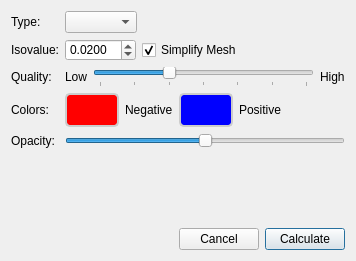
<?xml version="1.0" encoding="UTF-8"?>
<ui version="4.0">
 <class>MolecularSurfacesConfigurator</class>
 <widget class="QDialog" name="MolecularSurfacesConfigurator">
  <property name="geometry">
   <rect>
    <x>0</x>
    <y>0</y>
    <width>356</width>
    <height>261</height>
   </rect>
  </property>
  <property name="sizePolicy">
   <sizepolicy hsizetype="Expanding" vsizetype="Expanding">
    <horstretch>0</horstretch>
    <verstretch>0</verstretch>
   </sizepolicy>
  </property>
  <property name="windowTitle">
   <string>Add Surface</string>
  </property>
  <property name="styleSheet">
   <string>QToolButton {
   color: #333;
   background-color: #666;
   border-width: 2px;
   border-color: #CCC;
   border-style: solid;
   border-radius: 5;
   padding: 0px;
   min-width: 50px;
   max-width: 50px;
   min-height: 30px;
   max-height: 30px;
}

QToolButton:pressed {
   border-color: #222;
}
</string>
  </property>
  <layout class="QHBoxLayout" name="horizontalLayout_5" stretch="1">
   <item>
    <layout class="QGridLayout" name="gridLayout_2">
     <item row="3" column="1">
      <layout class="QHBoxLayout" name="horizontalLayout_4">
       <item>
        <widget class="QToolButton" name="negativeColorButton">
         <property name="styleSheet">
          <string notr="true">QToolButton {
   background-color: rgb(255, 0, 0);
}</string>
         </property>
         <property name="text">
          <string/>
         </property>
         <property name="iconSize">
          <size>
           <width>32</width>
           <height>16</height>
          </size>
         </property>
        </widget>
       </item>
       <item>
        <widget class="QLabel" name="negativeLabel">
         <property name="text">
          <string>Negative</string>
         </property>
        </widget>
       </item>
       <item>
        <widget class="QToolButton" name="positiveColorButton">
         <property name="styleSheet">
          <string notr="true">QToolButton {
   background-color: rgb(0, 0, 255);
}</string>
         </property>
         <property name="text">
          <string/>
         </property>
         <property name="iconSize">
          <size>
           <width>32</width>
           <height>16</height>
          </size>
         </property>
        </widget>
       </item>
       <item>
        <widget class="QLabel" name="label_9">
         <property name="text">
          <string>Positive</string>
         </property>
        </widget>
       </item>
       <item>
        <spacer name="horizontalSpacer_10">
         <property name="orientation">
          <enum>Qt::Horizontal</enum>
         </property>
         <property name="sizeType">
          <enum>QSizePolicy::Expanding</enum>
         </property>
         <property name="sizeHint" stdset="0">
          <size>
           <width>40</width>
           <height>20</height>
          </size>
         </property>
        </spacer>
       </item>
      </layout>
     </item>
     <item row="6" column="0" colspan="2">
      <layout class="QHBoxLayout" name="horizontalLayout_8">
       <item>
        <spacer name="horizontalSpacer_6">
         <property name="orientation">
          <enum>Qt::Horizontal</enum>
         </property>
         <property name="sizeHint" stdset="0">
          <size>
           <width>40</width>
           <height>20</height>
          </size>
         </property>
        </spacer>
       </item>
       <item>
        <widget class="QPushButton" name="cancelButton">
         <property name="text">
          <string>Cancel</string>
         </property>
         <property name="autoDefault">
          <bool>false</bool>
         </property>
        </widget>
       </item>
       <item>
        <widget class="QPushButton" name="calculateButton">
         <property name="text">
          <string>Calculate</string>
         </property>
         <property name="default">
          <bool>true</bool>
         </property>
        </widget>
       </item>
      </layout>
     </item>
     <item row="2" column="0">
      <widget class="QLabel" name="label_4">
       <property name="text">
        <string>Quality:</string>
       </property>
      </widget>
     </item>
     <item row="4" column="0">
      <widget class="QLabel" name="label">
       <property name="text">
        <string>Opacity:</string>
       </property>
      </widget>
     </item>
     <item row="3" column="0">
      <widget class="QLabel" name="label_12">
       <property name="text">
        <string>Colors: </string>
       </property>
      </widget>
     </item>
     <item row="0" column="1">
      <layout class="QHBoxLayout" name="horizontalLayout">
       <item>
        <widget class="QComboBox" name="surfaceType"/>
       </item>
       <item>
        <spacer name="horizontalSpacer">
         <property name="orientation">
          <enum>Qt::Horizontal</enum>
         </property>
         <property name="sizeHint" stdset="0">
          <size>
           <width>40</width>
           <height>20</height>
          </size>
         </property>
        </spacer>
       </item>
      </layout>
     </item>
     <item row="4" column="1">
      <layout class="QHBoxLayout" name="horizontalLayout_7">
       <item>
        <widget class="QSlider" name="opacity">
         <property name="sizePolicy">
          <sizepolicy hsizetype="Expanding" vsizetype="Maximum">
           <horstretch>0</horstretch>
           <verstretch>0</verstretch>
          </sizepolicy>
         </property>
         <property name="minimumSize">
          <size>
           <width>78</width>
           <height>0</height>
          </size>
         </property>
         <property name="maximum">
          <number>100</number>
         </property>
         <property name="value">
          <number>50</number>
         </property>
         <property name="orientation">
          <enum>Qt::Horizontal</enum>
         </property>
        </widget>
       </item>
      </layout>
     </item>
     <item row="1" column="1">
      <layout class="QHBoxLayout" name="horizontalLayout_3">
       <item>
        <widget class="QDoubleSpinBox" name="isovalue">
         <property name="decimals">
          <number>4</number>
         </property>
         <property name="minimum">
          <double>0.000400000000000</double>
         </property>
         <property name="maximum">
          <double>99.998999999999995</double>
         </property>
         <property name="singleStep">
          <double>0.001000000000000</double>
         </property>
         <property name="value">
          <double>0.020000000000000</double>
         </property>
        </widget>
       </item>
       <item>
        <widget class="QCheckBox" name="simplifyMeshCheckBox">
         <property name="text">
          <string>Simplify Mesh</string>
         </property>
         <property name="checked">
          <bool>true</bool>
         </property>
        </widget>
       </item>
       <item>
        <spacer name="horizontalSpacer_4">
         <property name="orientation">
          <enum>Qt::Horizontal</enum>
         </property>
         <property name="sizeHint" stdset="0">
          <size>
           <width>40</width>
           <height>20</height>
          </size>
         </property>
        </spacer>
       </item>
      </layout>
     </item>
     <item row="5" column="1">
      <spacer name="verticalSpacer">
       <property name="orientation">
        <enum>Qt::Vertical</enum>
       </property>
       <property name="sizeHint" stdset="0">
        <size>
         <width>20</width>
         <height>40</height>
        </size>
       </property>
      </spacer>
     </item>
     <item row="2" column="1">
      <layout class="QHBoxLayout" name="horizontalLayout_6">
       <item>
        <widget class="QLabel" name="label_5">
         <property name="text">
          <string>Low</string>
         </property>
        </widget>
       </item>
       <item>
        <widget class="QSlider" name="quality">
         <property name="sizePolicy">
          <sizepolicy hsizetype="Expanding" vsizetype="Maximum">
           <horstretch>0</horstretch>
           <verstretch>0</verstretch>
          </sizepolicy>
         </property>
         <property name="minimum">
          <number>1</number>
         </property>
         <property name="maximum">
          <number>7</number>
         </property>
         <property name="singleStep">
          <number>1</number>
         </property>
         <property name="pageStep">
          <number>1</number>
         </property>
         <property name="value">
          <number>3</number>
         </property>
         <property name="orientation">
          <enum>Qt::Horizontal</enum>
         </property>
         <property name="tickPosition">
          <enum>QSlider::TicksBelow</enum>
         </property>
         <property name="tickInterval">
          <number>1</number>
         </property>
        </widget>
       </item>
       <item>
        <widget class="QLabel" name="label_6">
         <property name="text">
          <string>High</string>
         </property>
        </widget>
       </item>
      </layout>
     </item>
     <item row="1" column="0">
      <widget class="QLabel" name="isovalueLabel">
       <property name="text">
        <string>Isovalue:</string>
       </property>
      </widget>
     </item>
     <item row="0" column="0">
      <widget class="QLabel" name="label_7">
       <property name="sizePolicy">
        <sizepolicy hsizetype="Preferred" vsizetype="Preferred">
         <horstretch>0</horstretch>
         <verstretch>0</verstretch>
        </sizepolicy>
       </property>
       <property name="text">
        <string>Type:</string>
       </property>
      </widget>
     </item>
    </layout>
   </item>
  </layout>
 </widget>
 <resources>
  <include location="../Main/IQmol.qrc"/>
 </resources>
 <connections/>
</ui>
